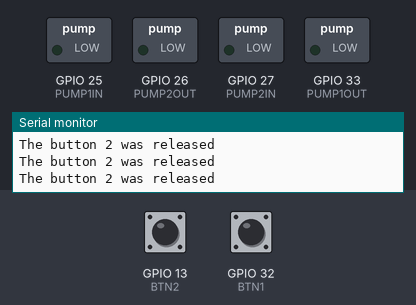
The sketch below on a simulated ESP32. Parts: switched loads named in the sketch (green lamp = pin HIGH), the last lines printed to the serial monitor. Inputs (shaded band) come from the test bench; at power-on: GPIO 13 (BTN2) HIGH, GPIO 32 (BTN1) HIGH.

Above: at 1.2 s.
1.3 s: GPIO 13 (BTN2) pulled LOW for 0.15 s
At 1.4 s:
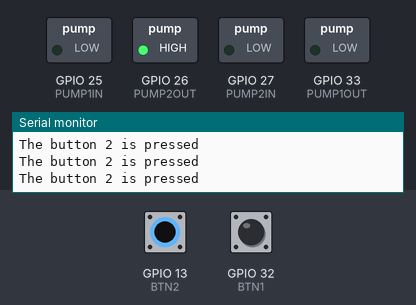
2.9 s: GPIO 32 (BTN1) pulled LOW for 0.15 s
At 3.01 s:
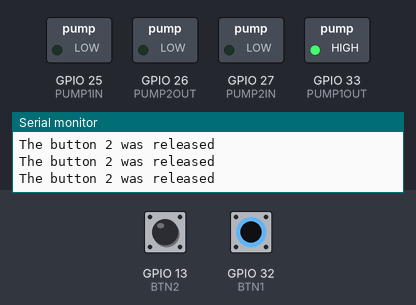
4.5 s: GPIO 13 (BTN2) pulled LOW for 1 s
At 5.8 s:
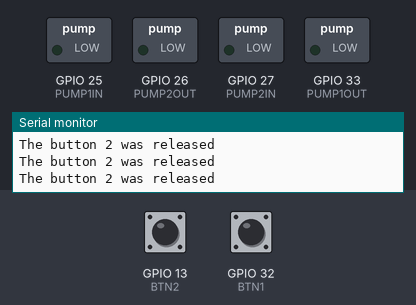
8.5 s: GPIO 32 (BTN1) pulled LOW for 3.2 s
At 8.8 s:
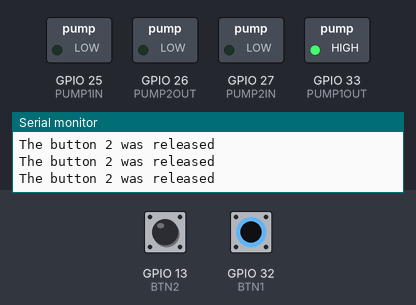
14.7 s: GPIO 13 (BTN2) driven LOW and GPIO 32 (BTN1) driven LOW
At 15.4 s:
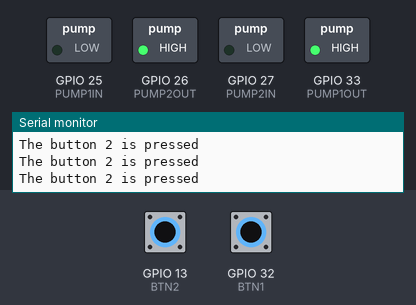
16.2 s: GPIO 13 (BTN2) driven HIGH
At 17.5 s:
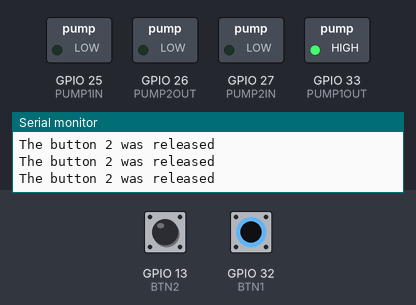
Timing chart, 0 to 19.2 s (numbered marks = the images above; inputs shaded):
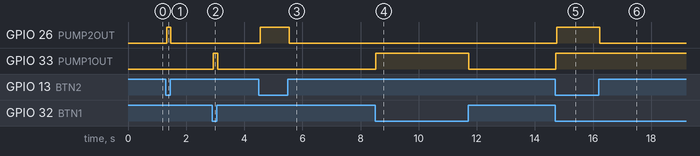

Measured:
- after the input at 1.3 s, GPIO 26 (PUMP2OUT): LOW → HIGH at once, → LOW 0.14 s later
- after the input at 2.9 s, GPIO 33 (PUMP1OUT): LOW → HIGH at once, → LOW 0.15 s later
- after the input at 4.5 s, GPIO 26 (PUMP2OUT): LOW → HIGH after 0.06 s, → LOW 0.99 s later
- after the input at 8.5 s, GPIO 33 (PUMP1OUT): LOW → HIGH at once, → LOW 3.2 s later
- after the input at 14.7 s, GPIO 26 (PUMP2OUT): LOW → HIGH after 0.05 s; GPIO 33 (PUMP1OUT): LOW → HIGH at once
- after the input at 16.2 s, GPIO 26 (PUMP2OUT): HIGH → LOW at once

The sketch:

twoPumps.ino
```cpp
#include <vector>


#define ONBOARD_LED  2

#define BTN1 32
#define PUMP1IN 25
#define PUMP1OUT 33


#define BTN2 13
#define PUMP2IN 27
#define PUMP2OUT 26

int lastState1 = LOW;
int lastState2 = LOW;

int currentState1;
int currentState2;
std::vector< int > arr;

void setup() {
  Serial.begin(9600);
  pinMode(BTN1, INPUT_PULLUP);
  pinMode(PUMP1IN, OUTPUT);
  pinMode(PUMP1OUT, OUTPUT);

  pinMode(BTN2, INPUT_PULLUP);
  pinMode(PUMP2IN, OUTPUT);
  pinMode(PUMP2OUT, OUTPUT);


  Serial.println("Setup DONE...");

}

void loop() {
  //first pump
  currentState1 = digitalRead(BTN1);
  if (currentState1 == LOW){
    Serial.println("");
    digitalWrite(PUMP1OUT, HIGH);
    digitalWrite(PUMP1IN, LOW);
  }
  else if (lastState1 == LOW && currentState1 == HIGH || currentState1 == HIGH){
    Serial.println("");
    digitalWrite(PUMP1OUT, LOW);
    digitalWrite(PUMP1IN, LOW);
    }
  lastState1 = currentState1;


   //second pump
   currentState2 = digitalRead(BTN2);
   if (currentState2 == LOW){
    Serial.println("The button 2 is pressed");
    digitalWrite(PUMP2OUT, HIGH);
    digitalWrite(PUMP2IN, LOW);
  }

  else if (lastState2 = LOW && currentState2 == HIGH || currentState2 == HIGH){
    Serial.println("The button 2 was released");
    digitalWrite(PUMP2OUT, LOW);
    digitalWrite(PUMP2IN, LOW);
    }
    lastState2 = currentState2;
}
```
